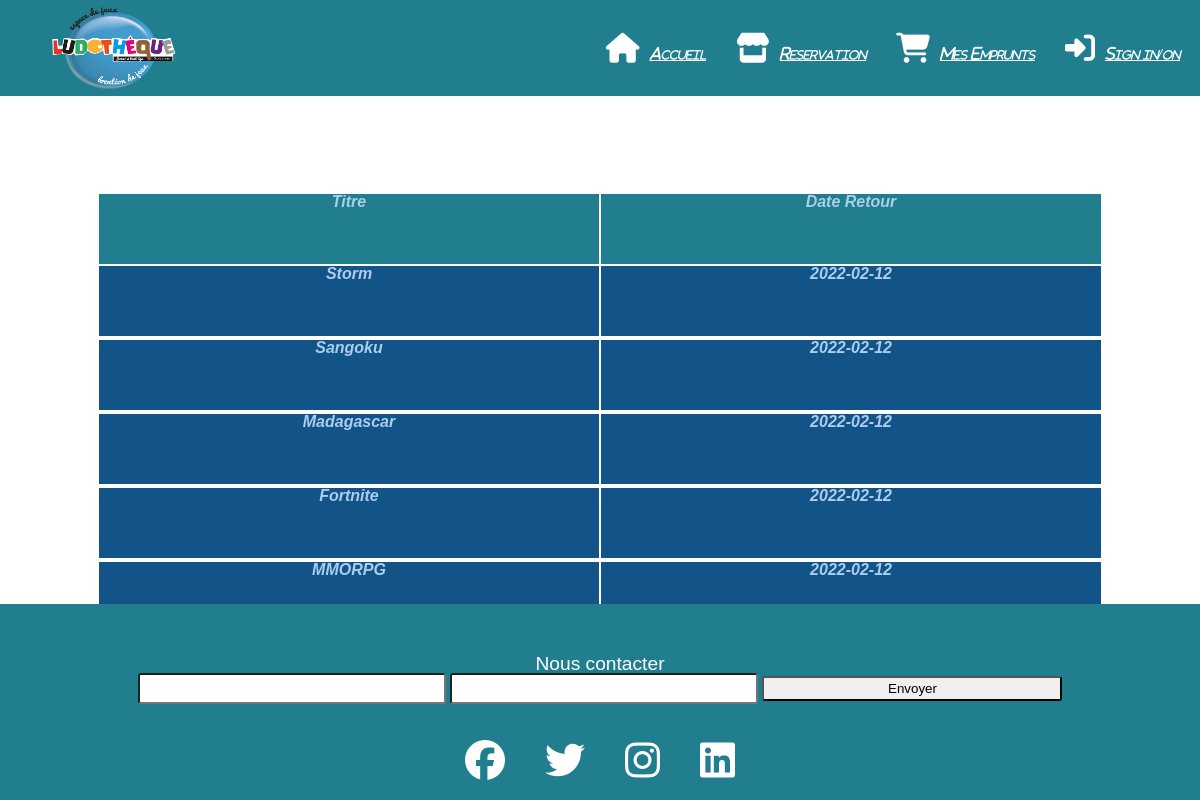
/utilisateur/booking.php, run on the app's committed database.
### tables this page shows
CREATE TABLE IF NOT EXISTS `games` (
  `ID_Game` int(11) NOT NULL AUTO_INCREMENT,
  `type` varchar(255) NOT NULL,
  `p_key_word` varchar(255) NOT NULL,
  `name` varchar(100) NOT NULL,
  `description` varchar(255) NOT NULL,
  `img` varchar(255) NOT NULL,
  `age` int(11) NOT NULL,
  PRIMARY KEY (`ID_Game`)
);

CREATE TABLE IF NOT EXISTS `booking` (
  `ID_Member` int(11) NOT NULL,
  `ID_Game` int(11) NOT NULL,
  `Date` date NOT NULL,
  `ReturnDate` date NOT NULL,
  PRIMARY KEY (`ID_Member`,`ID_Game`),
  KEY `ID_Game` (`ID_Game`)
);

### utilisateur/booking.php (the view, shortened to what this page needs)
<!DOCTYPE html>
<html lang="en">
<head>
	<link rel="stylesheet" href="../css/Header.css" />
	<link rel="stylesheet" href="../css/style.css" />
	<link rel="stylesheet" href="../css/Footer.css" />
	<link rel="stylesheet" href="../css/Article.css" />
</head>
<body>
		<header class="header">
			<div class="logo">
				<img src="../images/logo.png" alt="" style="width:130px ; height:100px;" />
			</div>
			<div class="right0">
            <i class="fas fa-home"><a href="../accueil.html">Accueil</a></i>
        </div>
        <div>
            <i class="fas fa-store"><a href="./utilisateur_index.php">Reservation</a></i>
        </div>
        <div>
            <i class="fas fa-shopping-cart"><a href="./booking.php">Mes Emprunts</a></i>
        </div>
        <div class="right1">
            <i class="fas fa-sign-in-alt"><a href="../Inscription/">Sign in/on</a></i>
        </div>
		</header>
		<section>
			<br><br><br><br><br><br>
			<form method="POST" action="retour.php">
				<?php
				include './dbconnection.php';
				$row = $connect->prepare("select * from booking");
				$row->execute(array());
				if ($row->rowcount() > 0) {
					echo '<table border="1">';
					echo "<tr>
							<td style='width: 500px;height: 70px; background: rgb(33, 126, 143);;'><h3><font color='#abcdef'>Titre</font></h3></td>
							<td style='width: 500px;height: 70px; background: rgb(33, 126, 143);;'><h3><font color='#abcdef'>Date Retour</font></h3></td>
					  </tr>";
					while ($ro = $row->fetch()) {
						$r = $ro['ID_Game'];
						$d = $ro['ReturnDate'];
						$titre = $connect->query("select * from games where ID_Game='$r'");
						while ($re = $titre->fetch()) {
							echo "<tr>";
							echo "<td style='width: 500px;height: 70px; background: #125487;'><h3><font color='#abcdef'>" . $re['name'] . "</font></h3></td>";
							echo "<td style='width: 500px;height: 70px; background: #125487;'><h3><font color='#abcdef'>" . $d . "</font></h3></td>";
							echo "<tr>";
						}
					}
					echo "</table>";
				} else {
					echo '<center><font color="#d2e4e4" size="9">Aucun jeu vous été commander</font></center>';
				}
				?>
			</form>
			<br><br><br><br><br><br>
			<section>
	<footer class="Footer">
		<div>
			<p style="color: rgb(255, 255, 255); font-size: larger;">Nous contacter</p>
			<input type="text">
			<input type="text">
			<input type="button" value="Envoyer">
		</div>
		<br>
		<div class="iconReseau">
			<i class="fab fa-facebook"></i>
			<i class="fab fa-twitter"></i>
			<i class="fab fa-instagram"></i>
			<i class="fab fa-linkedin"></i>
		</div>
	</footer>
</body>
</html>

### css/Header.css (style rules this page uses)
input[type=text] { -webkit-transition: width 0.15s ease-in-out; transition: width 0.15s ease-in-out; }
.header { display: flex; height: 6em; align-items: center; position: relative; background-color: rgb(33, 126, 143); ; }
.logo { color: rgb(253, 253, 253); margin: 50px; height: 100px; width: 130px; }
.right1 { color: rgb(255, 255, 255); align-items: center; }
.right0 { color: rgb(255, 255, 255); margin-left: auto; align-items: center; }
.fa-store { font-size: 30px; }
.fa-shopping-cart { font-size: 30px; }
.fa-sign-in-alt { font-size: 30px; }
.fa-home { font-size: 30px; }
.fas { display: inline-block; padding: auto; margin: 10px; }
a { font-variant: small-caps; font-style: italic; color: white; font-size: 15px; width: 150px; margin: 10px; }
div { color: rgb(255, 255, 255); }
header { background-color: rgb(33, 126, 143); }

### css/style.css (style rules this page uses)
html, body, div, span, object, iframe, h1, h2, h3, h4, h5, h6, p, blockquote, pre, abbr, address, cite, code, del, dfn, em, img, ins, kbd, q, samp, small, strong, sub, sup, var, b, dl, dt, dd, ol, ul, li, fieldset, form, label, legend, table, caption, tbody, tfoot, thead, tr, th, td, article, aside, canvas, details, figcaption, figure, footer, hgroup, menu, nav, section, summary, time, mark, audio, video { margin: 0; padding: 0; border: 0; outline: 0; font-size: 100%; vertical-align: baseline; background: transparent; }
body { line-height: 1; }
article, aside, details, figcaption, figure, header, hgroup, menu, nav, section { display: block; }
table { border-collapse: separate; border-spacing: 1 1em; margin-left: auto; margin-right: auto; }
input, select { vertical-align: middle; }
img { width: 225px; height: 320px; }
input { height: 25px; width: 300px; border-radius: 3px; }

### css/Footer.css (style rules this page uses)
.Footer { background-color: rgb(33, 126, 143); height: auto; position: fixed; }
.iconReseau { display: flex; align-items: center; justify-content: center; }
.fab { margin: 20px; font-size: 40px; }
footer { background: #ccc; position: absolute; bottom: 0; width: 100%; padding-top: 50px; height: 50px; }

### css/Article.css (style rules this page uses)
body { font-family: "arial", sans-serif; text-align: center; }
h3, h4, h5 { font-style: oblique; color: black; }
p { font-size: 10px; color: blue; }

### data on the page
booking: ReturnDate "2022-02-12"
games: name "Storm"
booking: ReturnDate "2022-02-12"
games: name "Sangoku"
booking: ReturnDate "2022-02-12"
games: name "Madagascar"
booking: ReturnDate "2022-02-12"
games: name "Fortnite"
booking: ReturnDate "2022-02-12"
games: name "MMORPG"
